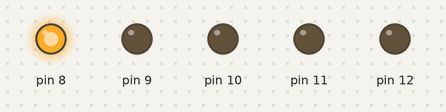
Bench run of a sketch on a simulated Arduino Uno, built with avr-gcc and run on an emulated ATmega328P. On the bench: output pins drawn as LEDs (lit = HIGH).

Above: at 0.2 s.
At 1.2 s:
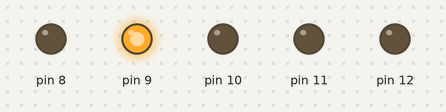
At 2.2 s:
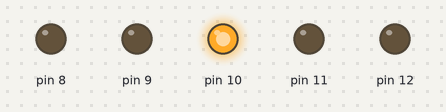
At 3.2 s:
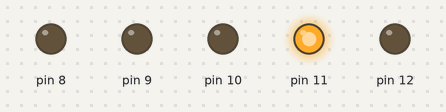
At 4.2 s:
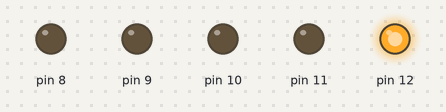
At 5.7 s:
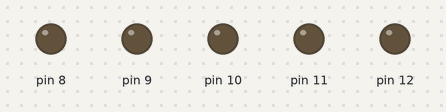
Timing chart, 0 to 6.5 s (numbered marks = the images above):
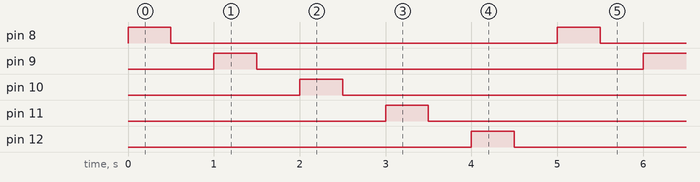

Measured:
- by itself, pin 8–12: alternates HIGH for 0.50 s and LOW for 4.5 s
- by itself, everything shown: repeats every 5.0 s, in 10 steps

The sketch:

cinco.leds.raw.ino
```cpp
/*
 * Encende e apaga sucesivamente 5 LEDs
 * con frecuencia constante
 */
int tempo = 500;

void setup() {
  pinMode(8, OUTPUT);
  pinMode(9, OUTPUT);
  pinMode(10, OUTPUT);
  pinMode(11, OUTPUT);
  pinMode(12, OUTPUT);
}

void loop() {
  for(int i=8; i<13; i++) {
    digitalWrite(i, HIGH);
    delay(tempo);
    digitalWrite(i, LOW);
    delay(tempo);
  }
}
```
